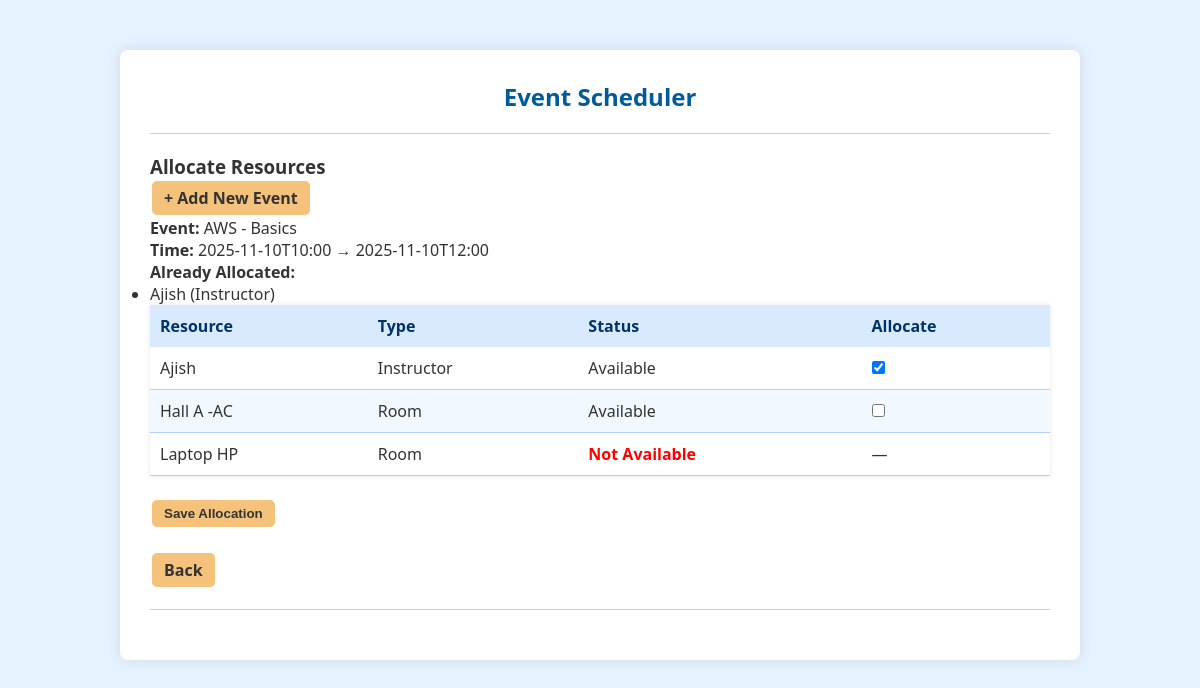
Page /events/1/allocate on the committed database.
### tables this page shows
CREATE TABLE Event (
            event_id INTEGER PRIMARY KEY AUTOINCREMENT,
            title TEXT NOT NULL,
            start_time TEXT NOT NULL,
            end_time TEXT NOT NULL,
            description TEXT
        );

CREATE TABLE Resource (
            resource_id INTEGER PRIMARY KEY AUTOINCREMENT,
            resource_name TEXT NOT NULL,
            resource_type TEXT NOT NULL
        );

### app.py (the view, shortened to what this page needs)
@app.route("/events/<int:event_id>/allocate", methods=["GET", "POST"])
def allocate_resources(event_id):
    con = sqlite3.connect(db_name)
    cur = con.cursor()
    cur.execute("SELECT * FROM Event WHERE event_id = ?", (event_id,))
    event = cur.fetchone()
    if not event:
        flash("Event not found.")
        con.close()
        return redirect(url_for("list_events"))
    cur.execute("SELECT * FROM Resource ORDER BY resource_name")
    resources = cur.fetchall()
    cur.execute("SELECT * FROM EventResourceAllocation WHERE event_id = ?", (event_id,))
    current_allocs = cur.fetchall()
    current_map = {a[2]: a for a in current_allocs}
    event_start = datetime.fromisoformat(event[2])
    event_end = datetime.fromisoformat(event[3])
    availability = {}
    for r in resources:
        res_id = r[0]
        cur.execute("""
            SELECT e.start_time, e.end_time
            FROM EventResourceAllocation a
            JOIN Event e ON a.event_id = e.event_id
            WHERE a.resource_id = ? AND e.event_id != ?
        """, (res_id, event_id))
        rows = cur.fetchall()
        free = True
        for s, e in rows:
            s_dt = datetime.fromisoformat(s)
            e_dt = datetime.fromisoformat(e)
            if event_start < e_dt and s_dt < event_end:
                free = False
                break
        availability[res_id] = free
    con.close()
    return render_template(
        "allocations.html",
        event=event,
        resources=resources,
        current_allocs=current_allocs,
        current_map=current_map,
        availability=availability,
        conflicts=[]
    )

### templates/allocations.html (shortened to what this page needs)
{% extends "index.html" %}
{% block content %}
<h3>Allocate Resources</h3>
<a href="{{ url_for('create_event') }}" class="btn">+ Add New Event</a>
<p><strong>Event:</strong> {{ event[1] }}</p>
<p><strong>Time:</strong> {{ event[2] }} → {{ event[3] }}</p>
{% if current_allocs %}
<h4>Already Allocated:</h4>
<ul>
    {% for alloc in current_allocs %}
        {% set res_id = alloc[2] %}
        {% for r in resources %}
            {% if r[0] == res_id %}
                <li>{{ r[1] }} ({{ r[2] }})</li>
            {% endif %}
        {% endfor %}
    {% endfor %}
</ul>
{% endif %}
<form method="POST">
    <table class="resource-table">
        <thead>
            <tr>
                <th>Resource</th>
                <th>Type</th>
                <th>Status</th>
                <th>Allocate</th>
            </tr>
        </thead>
        <tbody>
            {% for r in resources %}
            <tr>
                <td>{{ r[1] }}</td>
                <td>{{ r[2] }}</td>
                <td>
                    {% if availability[r[0]] %}
                        Available
                    {% else %}
                        <span class="not-available">Not Available</span>
                    {% endif %}
                </td>
                <td>
                    {% if availability[r[0]] %}
                        <input type="checkbox" name="use_{{ r[0] }}"
                        {% if r[0] in current_map %}checked{% endif %}>
                    {% else %}
                        —
                    {% endif %}
                </td>
            </tr>
            {% endfor %}
        </tbody>
    </table>
    <br>
    <button type="submit" class="btn">Save Allocation</button>
</form>
<br>
<a href="{{ url_for('list_events') }}" class="btn">Back</a>
{% endblock %}

### static/style.css (style rules this page uses)
body { font-family: 'Segoe UI', sans-serif; background-color: #e6f2ff; margin: 0; padding: 0; color: #333; }
button, .btn { background-color: #f4c27a; color: #333; border: none; padding: 10px 18px; border-radius: 5px; cursor: pointer; font-weight: bold; transition: background-color 0.3s ease; }
.btn { display: inline-block; background-color: #f4c27a; color: #333; padding: 8px 14px; margin: 4px 2px; text-decoration: none; border-radius: 5px; font-weight: bold; transition: background-color 0.3s ease; }
.resource-table { width: 100%; border-collapse: collapse; background-color: #ffffff; box-shadow: 0 0 5px rgba(0,0,0,0.1); }
.resource-table th { background-color: #cce6ff; color: #003366; padding: 10px; text-align: left; }
.resource-table td { border-bottom: 1px solid #b3d1ff; padding: 10px; }
.not-available { color: red; font-weight: bold; }
.resource-table th { background-color: #d9eaff; color: #003366; padding: 10px; text-align: left; }
.resource-table tr:nth-child(even) { background-color: #f2f8ff; }
.btn { display: inline-block; background-color: #f4c27a; color: #333; padding: 6px 12px; margin: 2px; text-decoration: none; border-radius: 5px; font-weight: bold; transition: background-color 0.3s ease; }
* { margin: 0; padding: 0; }

### rows in the picture
Event: title "AWS - Basics", start_time "2025-11-10T10:00", end_time "2025-11-10T12:00"
Resource: resource_name "Ajish", resource_type "Instructor", shows "Available", resource_id "☑"
Resource: resource_name "Hall A -AC", resource_type "Room", shows "Available"
Resource: resource_name "Laptop HP", resource_type "Room", shows "Not Available"
